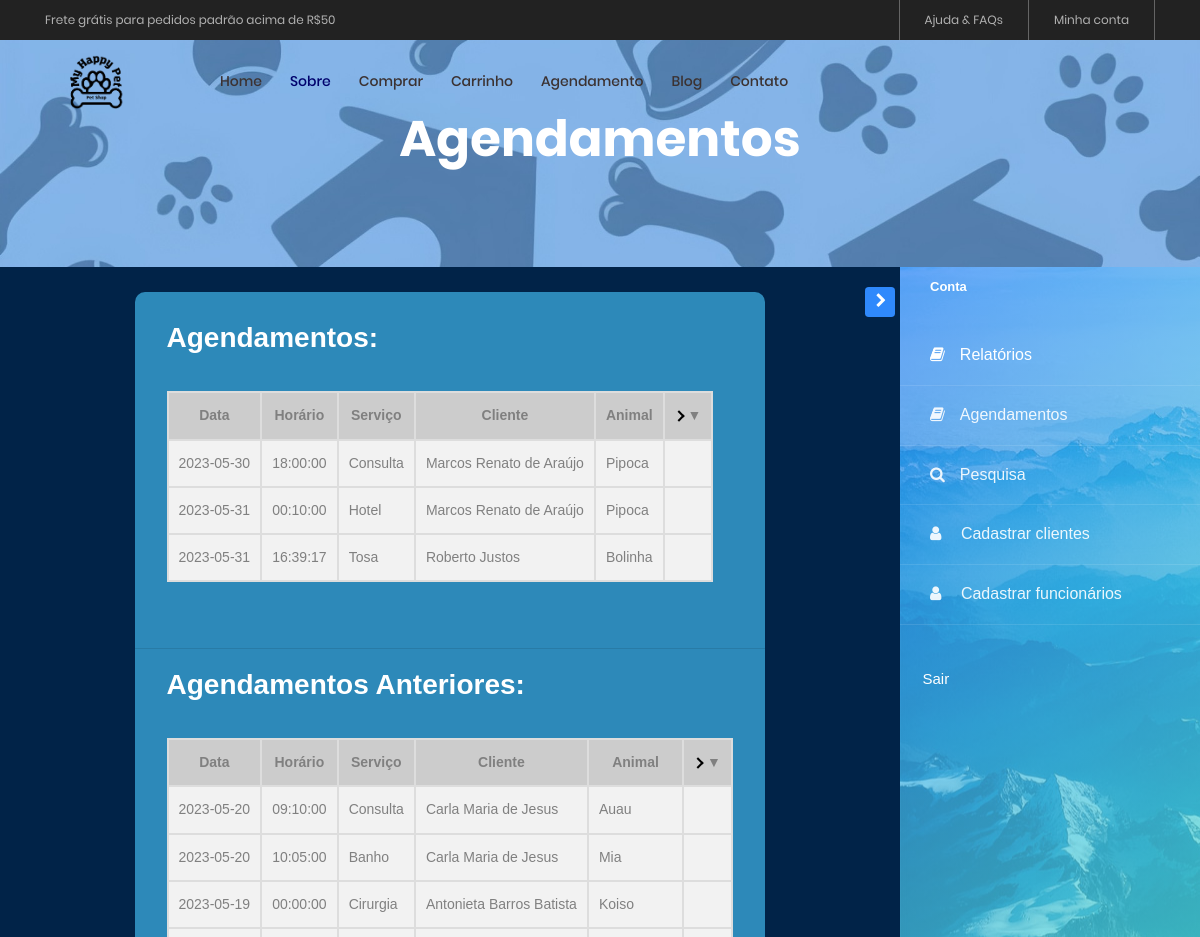
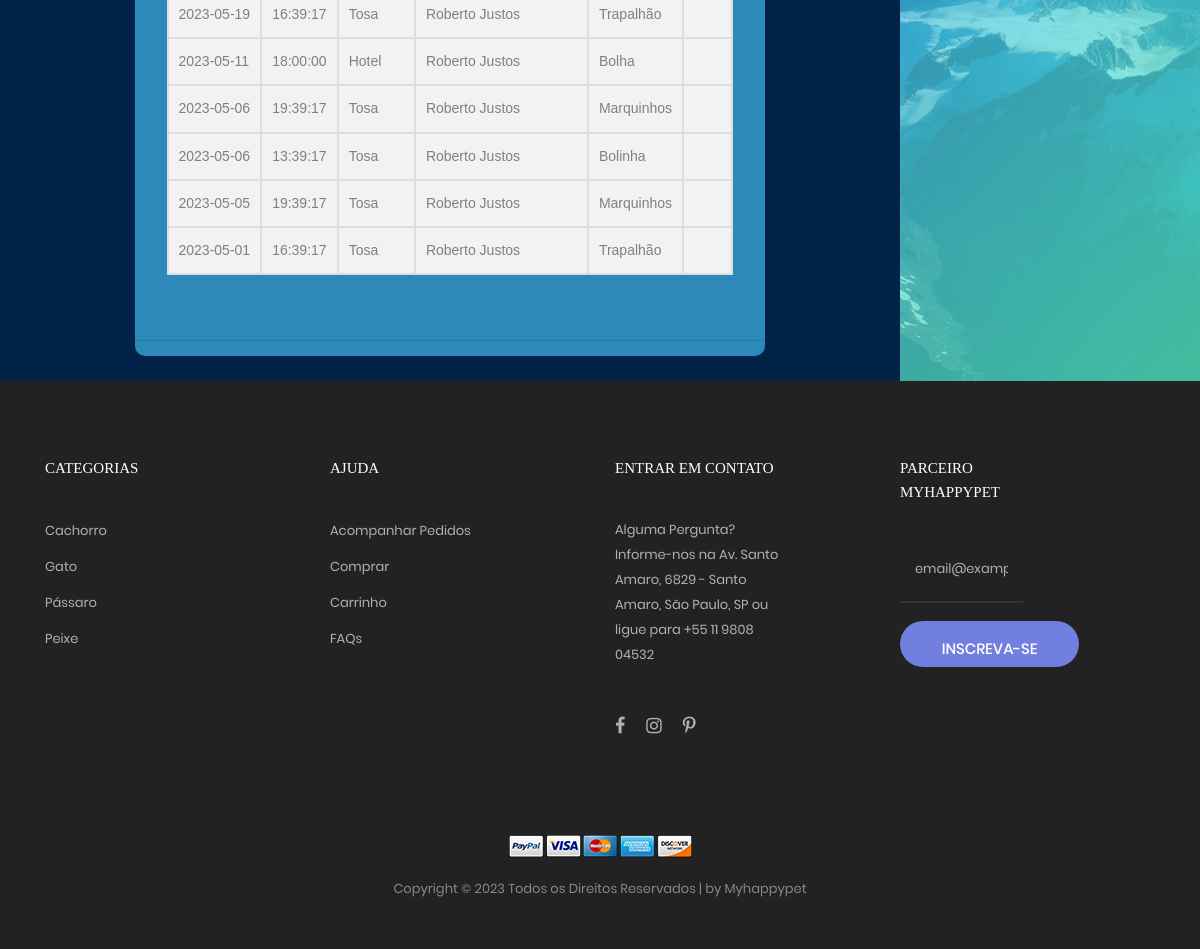
/visualizacao_agendamentos.php (signed in), run on the app's committed database (2 pictures, top to bottom).
### tables this page shows
CREATE TABLE `agendamento` (
  `idAgendamento` int(10) NOT NULL,
  `id_cliente` int(10) DEFAULT NULL,
  `id_animal` int(10) DEFAULT NULL,
  `id_horario` int(10) DEFAULT NULL
);

CREATE TABLE `horarios_disponiveis` (
  `idHorario` int(10) NOT NULL,
  `id_funcionario` int(10) DEFAULT NULL,
  `data` date DEFAULT NULL,
  `horario` time DEFAULT NULL,
  `reservado` tinyint(1) DEFAULT NULL,
  `servico` varchar(50) DEFAULT NULL
);

CREATE TABLE `cliente` (
  `idCliente` int(10) NOT NULL,
  `id_endereco` int(10) DEFAULT NULL,
  `nome` varchar(100) DEFAULT NULL,
  `sobrenome` varchar(100) DEFAULT NULL,
  `cpf` char(11) DEFAULT NULL,
  `rg` char(9) DEFAULT NULL,
  `data_nasc` date DEFAULT NULL
);

CREATE TABLE `cadastro_pet` (
  `idPet` int(10) NOT NULL,
  `id_cliente` int(10) DEFAULT NULL,
  `nome_pet` varchar(50) DEFAULT NULL,
  `raca` varchar(20) DEFAULT NULL,
  `sexo_pet` varchar(50) DEFAULT NULL,
  `cor_pet` varchar(20) DEFAULT NULL,
  `data_nasc_pet` date DEFAULT NULL,
  `peso_pet` float(4,2) DEFAULT NULL,
  `data_cad_pet` datetime DEFAULT NULL
);

### visualizacao_agendamentos.php (the view, shortened to what this page needs)
<?php
include_once('php/conexao.php');
?>
<!DOCTYPE html>
<html lang="pt-br">
<head>
	<link rel="stylesheet" type="text/css" href="vendor/bootstrap/css/bootstrap.min.css">
	<link rel="stylesheet" type="text/css" href="fonts/font-awesome-4.7.0/css/font-awesome.min.css">
	<link rel="stylesheet" type="text/css" href="fonts/iconic/css/material-design-iconic-font.min.css">
	<link rel="stylesheet" type="text/css" href="fonts/linearicons-v1.0.0/icon-font.min.css">
	<link rel="stylesheet" type="text/css" href="vendor/animate/animate.css">
	<link rel="stylesheet" type="text/css" href="vendor/css-hamburgers/hamburgers.min.css">
	<link rel="stylesheet" type="text/css" href="vendor/animsition/css/animsition.min.css">
	<link rel="stylesheet" type="text/css" href="vendor/select2/select2.min.css">
	<link rel="stylesheet" type="text/css" href="vendor/daterangepicker/daterangepicker.css">
	<link rel="stylesheet" type="text/css" href="vendor/slick/slick.css">
	<link rel="stylesheet" type="text/css" href="vendor/MagnificPopup/magnific-popup.css">
	<link rel="stylesheet" type="text/css" href="vendor/perfect-scrollbar/perfect-scrollbar.css">
	<link rel="stylesheet" type="text/css" href="css/util.css">
	<link rel="stylesheet" type="text/css" href="css/main.css">
	<link rel="stylesheet" href="https://stackpath.bootstrapcdn.com/font-awesome/4.7.0/css/font-awesome.min.css">
	<link rel="stylesheet" href="css/joao.css">
	<link rel="stylesheet" href="assets/css/style.css">
	<link rel="stylesheet" href="https://cdnjs.cloudflare.com/ajax/libs/animate.css/4.1.1/animate.min.css" />
	<link rel="stylesheet" type="text/css" href="vendor/bootstrap/css/boot.css" />
	<link rel="stylesheet" href="./css/style.css" />
</head>
<body class="animsition">
	<header>
		<div class="container-menu-desktop">
			<div class="top-bar">
				<div class="content-topbar flex-sb-m h-full container">
					<div class="left-top-bar">
						Frete grátis para pedidos padrão acima de R$50
					</div>
					<div class="right-top-bar flex-w h-full">
						<a href="ajuda.html" class="flex-c-m trans-04 p-lr-25">
							Ajuda & FAQs
						</a>
						<a href="php/checa_login.php" class="flex-c-m trans-04 p-lr-25">
							Minha conta
						</a>
					</div>
				</div>
			</div>
			<div class="wrap-menu-desktop">
				<nav class="limiter-menu-desktop container">
					<a href="index.html" class="logo">
						<img src="images/icons/logo.png" alt="IMG-LOGO">
					</a>
					<div class="menu-desktop">
						<ul class="main-menu">
							<li>
								<a href="index.html">Home</a>
							</li>
							<li class="active-menu">
								<a href="sobre.html">Sobre</a>
							</li>
							<li>
								<a href="comprar.html">Comprar</a>
							</li>
							<li>
								<a href="carrinho.html">Carrinho</a>
							</li>
							<li>
								<a href="agendamento.php">Agendamento</a>
							</li>
							<li>
								<a href="blog.html">Blog</a>
							</li>
							<li>
								<a href="contato.html">Contato</a>
							</li>
						</ul>
					</div>
				</nav>
			</div>
		</div>
	</header>
	<section class="bg-img1 txt-center p-lr-15 p-tb-92" style="background-image: url('images/bg-01.jpg');">
		<h2 class="ltext-105 cl0 txt-center">
			Agendamentos
		</h2>
	</section>
	<div class="wrapper d-flex align-items-stretch">
		<nav id="sidebar" class="order-last" class="img" style="background-image: url(images/bg_1.jpg);">
			<div class="custom-menu">
				<button type="button" id="sidebarCollapse" class="btn btn-primary">
				</button>
			</div>
			<div class="">
				<h1><a href="index.html" class="logo"><span>Conta</span></a></h1>
				<ul class="list-unstyled components mb-5">
					<li class="active">
                        <a href="relatorio.php"><span class="fa fa-book mr-3"></span>Relatórios</a>
					</li>
                    <li>
                        <a href="visualizacao_agendamentos.php"><span class="fa fa-book mr-3"></span>Agendamentos</a>
					</li>
					<li>
                        <a href="pesquisa.php"><span class="fa fa-search mr-3"></span>Pesquisa</a>
					</li>
					<li>
                        <a href="cadastro_clientes.php"><span class="fa fa-user mr-3"></span> Cadastrar clientes</a>
					</li>
                    <li>
                    <a href="cadastro_funcionario.php"><span class="fa fa-user mr-3"></span> Cadastrar funcionários</a>
					</li>
				</ul>
				<div class="mb-5 px-4">
					<a href="php/proc_logout.php" class="subscribe-form">
						<h3 class="h6 mb-3">Sair</h3>
					</a>
				</div>
			</div>
		</nav><br><br><br>
		<div class="wrapper d-flex justify-content-center" style="padding: 25px">
      <?php
        $select_agendamentos = "SELECT * FROM agendamento
        INNER JOIN cliente on id_cliente = idCliente
        INNER JOIN cadastro_pet on id_animal = idPet
        INNER JOIN horarios_disponiveis on id_horario = idHorario
        WHERE data >= CURDATE()
        ORDER BY data ASC;";
        $querry_agendamentos = mysqli_query($conn, $select_agendamentos);
        $select_agendamentos_anterior = "SELECT * FROM agendamento
        INNER JOIN cliente on id_cliente = idCliente
        INNER JOIN cadastro_pet on id_animal = idPet
        INNER JOIN horarios_disponiveis on id_horario = idHorario
        WHERE data < CURDATE()
        ORDER BY data DESC;";
        $querry_agendamentos_anterior = mysqli_query($conn, $select_agendamentos_anterior);
        if ($querry_agendamentos -> num_rows > 0){
          echo "<div id='div' style='width: 630px !important; margin-left: 0% !important'><br>";
          echo "<h2 id= agend>Agendamentos:</h2><br>";
          echo "<table class='table-responsive'>
            <thead>
              <tr class='accordion'>
                <th>Data</th>
                <th>Horário</th>
                <th>Serviço</th>
                <th>Cliente</th>
                <th>Animal</th>
                <th class='toggle-arrow'>▼</th>
              </tr>
            </thead>
          ";
          while ($row_agendamentos = mysqli_fetch_assoc($querry_agendamentos)) {
            echo('
            <tbody class="visible">
              <tr>
                <td>'. $row_agendamentos["data"] .'</td>
                <td>'. $row_agendamentos["horario"] .'</td>
                <td>'. $row_agendamentos["servico"] .'</td>
                <td>'. $row_agendamentos["nome"] . ' ' . $row_agendamentos["sobrenome"] .'</td>
                <td>'. $row_agendamentos["nome_pet"] .'</td>
                <td></td>
              </tr>
            </tbody>
              ');
          }
          echo "</table>
          <br><br>";
          echo "<hr>";
          echo "<h2 id= agend>Agendamentos Anteriores:</h2><br>";
          echo "<table class='table-responsive'>
            <thead>
              <tr class='accordion'>
                <th>Data</th>
                <th>Horário</th>
                <th>Serviço</th>
                <th>Cliente</th>
                <th>Animal</th>
                <th class='toggle-arrow'>▼</th>
              </tr>
            </thead>
          ";
          while ($row_agendamentos_anterior = mysqli_fetch_assoc($querry_agendamentos_anterior)) {
            echo('
            <tbody class="visible">
              <tr>
                <td>'. $row_agendamentos_anterior["data"] .'</td>
                <td>'. $row_agendamentos_anterior["horario"] .'</td>
                <td>'. $row_agendamentos_anterior["servico"] .'</td>
                <td>'. $row_agendamentos_anterior["nome"] . ' ' . $row_agendamentos_anterior["sobrenome"] .'</td>
                <td>'. $row_agendamentos_anterior["nome_pet"] .'</td>
                <td></td>
              </tr>
            </tbody>
              ');
          }
          echo "</table>
          <br><br>";
          echo "<hr>";
          echo "</div>";
        }
        else{
          echo "<h2 style='color: white;'>Nenhum agendamento encontrado.</h2>";
        }
      ?>
				</div>
			</div>
	<footer class="bg3 p-t-75 p-b-32">
		<div class="container">
			<div class="row">
				<div class="col-sm-6 col-lg-3 p-b-50">
					<h4 class="stext-301 cl0 p-b-30">
						Categorias
					</h4>
					<ul>
						<li class="p-b-10">
							<a href="#" class="stext-107 cl7 hov-cl1 trans-04">
								Cachorro
							</a>
						</li>
						<li class="p-b-10">
							<a href="#" class="stext-107 cl7 hov-cl1 trans-04">
								Gato
							</a>
						</li>
						<li class="p-b-10">
							<a href="#" class="stext-107 cl7 hov-cl1 trans-04">
								Pássaro
							</a>
						</li>
						<li class="p-b-10">
							<a href="#" class="stext-107 cl7 hov-cl1 trans-04">
								Peixe
							</a>
						</li>
					</ul>
				</div>
				<div class="col-sm-6 col-lg-3 p-b-50">
					<h4 class="stext-301 cl0 p-b-30">
						Ajuda
					</h4>
					<ul>
						<li class="p-b-10">
							<a href="#" class="stext-107 cl7 hov-cl1 trans-04">
								Acompanhar Pedidos
							</a>
						</li>
						<li class="p-b-10">
							<a href="#" class="stext-107 cl7 hov-cl1 trans-04">
								Comprar
							</a>
						</li>
						<li class="p-b-10">
							<a href="#" class="stext-107 cl7 hov-cl1 trans-04">
								Carrinho
							</a>
						</li>
						<li class="p-b-10">
							<a href="#" class="stext-107 cl7 hov-cl1 trans-04">
								FAQs
							</a>
						</li>
					</ul>
				</div>
				<div class="col-sm-6 col-lg-3 p-b-50">
					<h4 class="stext-301 cl0 p-b-30">
						Entrar em contato
					</h4>
					<p class="stext-107 cl7 size-201">
						Alguma Pergunta? Informe-nos na Av. Santo Amaro, 6829 - Santo Amaro, São Paulo, SP ou ligue para
						+55 11 9808 04532
					</p>
					<div class="p-t-27">
						<a href="#" class="fs-18 cl7 hov-cl1 trans-04 m-r-16">
							<i class="fa fa-facebook"></i>
						</a>
						<a href="#" class="fs-18 cl7 hov-cl1 trans-04 m-r-16">
							<i class="fa fa-instagram"></i>
						</a>
						<a href="#" class="fs-18 cl7 hov-cl1 trans-04 m-r-16">
							<i class="fa fa-pinterest-p"></i>
						</a>
					</div>
				</div>
				<div class="col-sm-6 col-lg-3 p-b-50">
					<h4 class="stext-301 cl0 p-b-30">
						Parceiro Myhappypet
					</h4>
					<form>
						<div class="wrap-input1 w-full p-b-4">
							<input class="input1 bg-none plh1 stext-107 cl7" type="text" name="email"
								placeholder="email@example.com">
						</div>
						<div class="p-t-18">
							<button class="flex-c-m stext-101 cl0 size-103 bg1 bor1 hov-btn2 p-lr-15 trans-04">
								Inscreva-se
							</button>
						</div>
					</form>
				</div>
			</div>
			<div class="p-t-40">
				<div class="flex-c-m flex-w p-b-18">
					<a href="#" class="m-all-1">
						<img src="images/icons/icon-pay-01.png" alt="ICON-PAY">
					</a>
					<a href="#" class="m-all-1">
						<img src="images/icons/icon-pay-02.png" alt="ICON-PAY">
					</a>
					<a href="#" class="m-all-1">
						<img src="images/icons/icon-pay-03.png" alt="ICON-PAY">
					</a>
					<a href="#" class="m-all-1">
						<img src="images/icons/icon-pay-04.png" alt="ICON-PAY">
					</a>
					<a href="#" class="m-all-1">
						<img src="images/icons/icon-pay-05.png" alt="ICON-PAY">
					</a>
				</div>
				<p class="stext-107 cl6 txt-center">
					Copyright &copy;
					<script>document.write(new Date().getFullYear());</script> Todos os Direitos Reservados | by
					Myhappypet</a>
				</p>
			</div>
		</div>
	</footer>
</body>
</html>

### css/main.css (style rules this page uses)
.container { max-width: 1380px; }
@media (max-width: 1600px) { .container { max-width: 1200px; } }
.container-menu-desktop { height: auto; width: 100%; position: relative; -webkit-transition: all 0.3s; -o-transition: all 0.3s; -moz-transition: all 0.3s; transition: all 0.3s; }
.top-bar { height: 40px; background-color: #222; }
.left-top-bar { font-family: Poppins-Regular; font-size: 12px; line-height: 1.8; color: #b2b2b2; }
.right-top-bar a { font-family: Poppins-Regular; font-size: 12px; line-height: 1.8; height: 100%; color: #b2b2b2; border-right: 1px solid rgba(255,255,255,0.3); }
.right-top-bar a:first-child { border-left: 1px solid rgba(255,255,255,0.3); }
.wrap-menu-desktop { position: fixed; z-index: 1100; background-color: transparent; width: 100%; height: 84px; top: 40px; left: 0px; -webkit-transition: height 0.3s, background-color 0.3s; -o-transition: height 0.3s, background-color 0.3s; -moz-transition: height 0.3s, background-color 0.3s; transition: height 0.3s, background-color 0.3s; }
.limiter-menu-desktop { height: 100%; display: -webkit-box; display: -webkit-flex; display: -moz-box; display: -ms-flexbox; display: flex; align-items: center; background-color: transparent; }
.logo { display: -webkit-box; display: -webkit-flex; display: -moz-box; display: -ms-flexbox; display: flex; align-items: center; height: 65%; margin-right: 55px; }
.logo img { max-width: 100%; max-height: 100%; }
.menu-desktop { display: -webkit-box; display: -webkit-flex; display: -moz-box; display: -ms-flexbox; display: flex; align-items: center; height: 100%; }
.main-menu { list-style-type: none; margin: 0; display: -webkit-box; display: -webkit-flex; display: -moz-box; display: -ms-flexbox; display: flex; align-items: center; }
.main-menu > li { display: block; position: relative; padding: 20px 10px 20px 0px; margin: 0px 4px 0px 14px; }
.main-menu > li > a { font-family: Poppins-Medium; color: #3b3232; padding: 5px 0px; transition: all 0.4s; -webkit-transition: all 0.4s; -o-transition: all 0.4s; -moz-transition: all 0.4s; }
.main-menu > li.active-menu > a { color: #00026d; }
.cl0 { color: #fff; }
.cl6 { color: #888; }
.cl7 { color: #b2b2b2; }
.stext-101 { font-family: Poppins-Medium; font-size: 15px; line-height: 1.466667; text-transform: uppercase; }
.stext-107 { font-family: Poppins-Regular; font-size: 13px; line-height: 1.923; }
.stext-301 { font-family: Montserrat-Bold; font-size: 15px; line-height: 1.6; text-transform: uppercase; }
.ltext-105 { font-family: Poppins-Bold; font-size: 50px; line-height: 1.1; }
.size-103 { min-width: 179px; height: 46px; }
.size-201 { max-width: 270px; }
.bg-none { background-color: transparent; }
.bg1 { background-color: #717fe0; }
.bg3 { background-color: #222; }
.bg-img1 { background-size: cover; background-position: center center; background-repeat: no-repeat; }
.bor1 { border-radius: 23px; }
.wrap-input1 { position: relative; border-bottom: 2px solid rgba(204,204,204, 0.1); }
.input1 { background-color: transparent; width: 100%; }

### css/style.css (style rules this page uses)
body { background-color: var(--bodyColor); }
.wrapper { display: grid; background-color: #012348; }

### data on the page
agendamento: id_horario.data "2023-05-30", id_horario.horario "18:00:00", id_horario.servico "Consulta", id_cliente.nome "Marcos", id_cliente.sobrenome "Renato de Araújo", id_animal.nome_pet "Pipoca"
agendamento: id_horario.data "2023-05-31", id_horario.horario "00:10:00", id_horario.servico "Hotel", id_cliente.nome "Marcos", id_cliente.sobrenome "Renato de Araújo", id_animal.nome_pet "Pipoca"
agendamento: id_horario.data "2023-05-31", id_horario.horario "16:39:17", id_horario.servico "Tosa", id_cliente.nome "Roberto", id_cliente.sobrenome "Justos", id_animal.nome_pet "Bolinha"
agendamento: id_horario.data "2023-05-20", id_horario.horario "09:10:00", id_horario.servico "Consulta", id_cliente.nome "Carla", id_cliente.sobrenome "Maria de Jesus", id_animal.nome_pet "Auau"
agendamento: id_horario.data "2023-05-20", id_horario.horario "10:05:00", id_horario.servico "Banho", id_cliente.nome "Carla", id_cliente.sobrenome "Maria de Jesus", id_animal.nome_pet "Mia"
agendamento: id_horario.data "2023-05-19", id_horario.horario "00:00:00", id_horario.servico "Cirurgia", id_cliente.nome "Antonieta", id_cliente.sobrenome "Barros Batista", id_animal.nome_pet "Koiso"
agendamento: id_horario.data "2023-05-19", id_horario.horario "16:39:17", id_horario.servico "Tosa", id_cliente.nome "Roberto", id_cliente.sobrenome "Justos", id_animal.nome_pet "Trapalhão"
agendamento: id_horario.data "2023-05-11", id_horario.horario "18:00:00", id_horario.servico "Hotel", id_cliente.nome "Roberto", id_cliente.sobrenome "Justos", id_animal.nome_pet "Bolha"
agendamento: id_horario.data "2023-05-06", id_horario.horario "19:39:17", id_horario.servico "Tosa", id_cliente.nome "Roberto", id_cliente.sobrenome "Justos", id_animal.nome_pet "Marquinhos"
agendamento: id_horario.data "2023-05-06", id_horario.horario "13:39:17", id_horario.servico "Tosa", id_cliente.nome "Roberto", id_cliente.sobrenome "Justos", id_animal.nome_pet "Bolinha"
agendamento: id_horario.data "2023-05-05", id_horario.horario "19:39:17", id_horario.servico "Tosa", id_cliente.nome "Roberto", id_cliente.sobrenome "Justos", id_animal.nome_pet "Marquinhos"
agendamento: id_horario.data "2023-05-01", id_horario.horario "16:39:17", id_horario.servico "Tosa", id_cliente.nome "Roberto", id_cliente.sobrenome "Justos", id_animal.nome_pet "Trapalhão"
